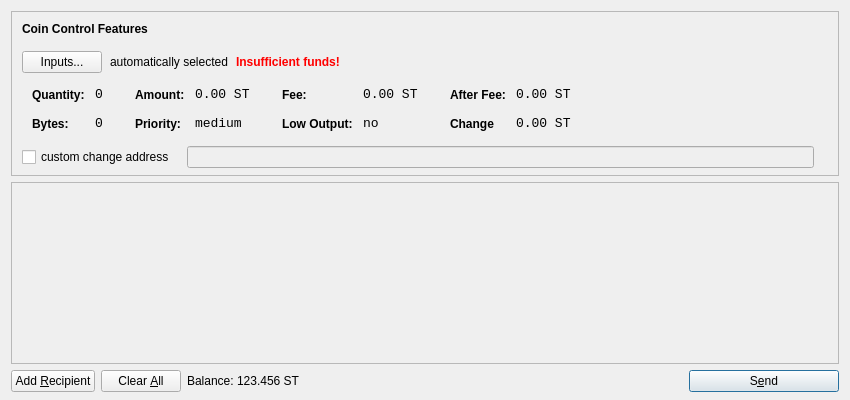
<?xml version="1.0" encoding="UTF-8"?>
<ui version="4.0">
 <class>SendCoinsDialog</class>
 <widget class="QDialog" name="SendCoinsDialog">
  <property name="geometry">
   <rect>
    <x>0</x>
    <y>0</y>
    <width>850</width>
    <height>400</height>
   </rect>
  </property>
  <property name="windowTitle">
   <string>Send Coins</string>
  </property>
  <layout class="QVBoxLayout" name="verticalLayout" stretch="0,1,0">
   <property name="bottomMargin">
    <number>8</number>
   </property>
   <item>
    <widget class="QFrame" name="frameCoinControl">
     <property name="sizePolicy">
      <sizepolicy hsizetype="Expanding" vsizetype="Expanding">
       <horstretch>0</horstretch>
       <verstretch>0</verstretch>
      </sizepolicy>
     </property>
     <property name="maximumSize">
      <size>
       <width>16777215</width>
       <height>16777215</height>
      </size>
     </property>
     <property name="frameShape">
      <enum>QFrame::StyledPanel</enum>
     </property>
     <property name="frameShadow">
      <enum>QFrame::Sunken</enum>
     </property>
     <layout class="QVBoxLayout" name="verticalLayoutCoinControl2">
      <property name="spacing">
       <number>-1</number>
      </property>
      <property name="leftMargin">
       <number>0</number>
      </property>
      <property name="topMargin">
       <number>0</number>
      </property>
      <property name="rightMargin">
       <number>0</number>
      </property>
      <property name="bottomMargin">
       <number>6</number>
      </property>
      <item>
       <layout class="QVBoxLayout" name="verticalLayoutCoinControl" stretch="0,0,0,0,1">
        <property name="spacing">
         <number>0</number>
        </property>
        <property name="leftMargin">
         <number>10</number>
        </property>
        <property name="topMargin">
         <number>10</number>
        </property>
        <item>
         <layout class="QHBoxLayout" name="horizontalLayoutCoinControl1">
          <property name="bottomMargin">
           <number>15</number>
          </property>
          <item>
           <widget class="QLabel" name="labelCoinControlFeatures">
            <property name="sizePolicy">
             <sizepolicy hsizetype="Preferred" vsizetype="Maximum">
              <horstretch>0</horstretch>
              <verstretch>0</verstretch>
             </sizepolicy>
            </property>
            <property name="font">
             <font>
              <weight>75</weight>
              <bold>true</bold>
             </font>
            </property>
            <property name="styleSheet">
             <string notr="true">font-weight:bold;</string>
            </property>
            <property name="text">
             <string>Coin Control Features</string>
            </property>
           </widget>
          </item>
         </layout>
        </item>
        <item>
         <layout class="QHBoxLayout" name="horizontalLayoutCoinControl2" stretch="0,0,0,0">
          <property name="spacing">
           <number>8</number>
          </property>
          <property name="bottomMargin">
           <number>10</number>
          </property>
          <item>
           <widget class="QPushButton" name="pushButtonCoinControl">
            <property name="styleSheet">
             <string notr="true"/>
            </property>
            <property name="text">
             <string>Inputs...</string>
            </property>
           </widget>
          </item>
          <item>
           <widget class="QLabel" name="labelCoinControlAutomaticallySelected">
            <property name="text">
             <string>automatically selected</string>
            </property>
            <property name="margin">
             <number>5</number>
            </property>
           </widget>
          </item>
          <item>
           <widget class="QLabel" name="labelCoinControlInsuffFunds">
            <property name="font">
             <font>
              <weight>75</weight>
              <bold>true</bold>
             </font>
            </property>
            <property name="styleSheet">
             <string notr="true">color:red;font-weight:bold;</string>
            </property>
            <property name="text">
             <string>Insufficient funds!</string>
            </property>
            <property name="margin">
             <number>5</number>
            </property>
           </widget>
          </item>
          <item>
           <spacer name="horizontalSpacerCoinControl">
            <property name="orientation">
             <enum>Qt::Horizontal</enum>
            </property>
            <property name="sizeHint" stdset="0">
             <size>
              <width>40</width>
              <height>1</height>
             </size>
            </property>
           </spacer>
          </item>
         </layout>
        </item>
        <item>
         <widget class="QWidget" name="widgetCoinControl" native="true">
          <property name="sizePolicy">
           <sizepolicy hsizetype="Preferred" vsizetype="Preferred">
            <horstretch>0</horstretch>
            <verstretch>0</verstretch>
           </sizepolicy>
          </property>
          <property name="minimumSize">
           <size>
            <width>0</width>
            <height>0</height>
           </size>
          </property>
          <property name="styleSheet">
           <string notr="true"/>
          </property>
          <layout class="QHBoxLayout" name="horizontalLayoutCoinControl5">
           <property name="margin">
            <number>0</number>
           </property>
           <item>
            <layout class="QHBoxLayout" name="horizontalLayoutCoinControl3" stretch="0,0,0,1">
             <property name="spacing">
              <number>20</number>
             </property>
             <property name="topMargin">
              <number>0</number>
             </property>
             <property name="bottomMargin">
              <number>10</number>
             </property>
             <item>
              <layout class="QFormLayout" name="formLayoutCoinControl1">
               <property name="horizontalSpacing">
                <number>10</number>
               </property>
               <property name="verticalSpacing">
                <number>14</number>
               </property>
               <property name="leftMargin">
                <number>10</number>
               </property>
               <property name="topMargin">
                <number>4</number>
               </property>
               <property name="rightMargin">
                <number>6</number>
               </property>
               <item row="0" column="0">
                <widget class="QLabel" name="labelCoinControlQuantityText">
                 <property name="styleSheet">
                  <string notr="true">font-weight:bold;</string>
                 </property>
                 <property name="text">
                  <string>Quantity:</string>
                 </property>
                 <property name="margin">
                  <number>0</number>
                 </property>
                </widget>
               </item>
               <item row="0" column="1">
                <widget class="QLabel" name="labelCoinControlQuantity">
                 <property name="font">
                  <font>
                   <family>Monospace</family>
                   <pointsize>10</pointsize>
                  </font>
                 </property>
                 <property name="cursor">
                  <cursorShape>IBeamCursor</cursorShape>
                 </property>
                 <property name="contextMenuPolicy">
                  <enum>Qt::ActionsContextMenu</enum>
                 </property>
                 <property name="text">
                  <string>0</string>
                 </property>
                 <property name="margin">
                  <number>0</number>
                 </property>
                 <property name="textInteractionFlags">
                  <set>Qt::LinksAccessibleByMouse|Qt::TextSelectableByKeyboard|Qt::TextSelectableByMouse</set>
                 </property>
                </widget>
               </item>
               <item row="1" column="0">
                <widget class="QLabel" name="labelCoinControlBytesText">
                 <property name="styleSheet">
                  <string notr="true">font-weight:bold;</string>
                 </property>
                 <property name="text">
                  <string>Bytes:</string>
                 </property>
                </widget>
               </item>
               <item row="1" column="1">
                <widget class="QLabel" name="labelCoinControlBytes">
                 <property name="font">
                  <font>
                   <family>Monospace</family>
                   <pointsize>10</pointsize>
                  </font>
                 </property>
                 <property name="cursor">
                  <cursorShape>IBeamCursor</cursorShape>
                 </property>
                 <property name="contextMenuPolicy">
                  <enum>Qt::ActionsContextMenu</enum>
                 </property>
                 <property name="text">
                  <string>0</string>
                 </property>
                 <property name="textInteractionFlags">
                  <set>Qt::LinksAccessibleByMouse|Qt::TextSelectableByKeyboard|Qt::TextSelectableByMouse</set>
                 </property>
                </widget>
               </item>
              </layout>
             </item>
             <item>
              <layout class="QFormLayout" name="formLayoutCoinControl2">
               <property name="horizontalSpacing">
                <number>10</number>
               </property>
               <property name="verticalSpacing">
                <number>14</number>
               </property>
               <property name="leftMargin">
                <number>6</number>
               </property>
               <property name="topMargin">
                <number>4</number>
               </property>
               <property name="rightMargin">
                <number>6</number>
               </property>
               <item row="0" column="0">
                <widget class="QLabel" name="labelCoinControlAmountText">
                 <property name="styleSheet">
                  <string notr="true">font-weight:bold;</string>
                 </property>
                 <property name="text">
                  <string>Amount:</string>
                 </property>
                 <property name="margin">
                  <number>0</number>
                 </property>
                </widget>
               </item>
               <item row="0" column="1">
                <widget class="QLabel" name="labelCoinControlAmount">
                 <property name="font">
                  <font>
                   <family>Monospace</family>
                   <pointsize>10</pointsize>
                  </font>
                 </property>
                 <property name="cursor">
                  <cursorShape>IBeamCursor</cursorShape>
                 </property>
                 <property name="contextMenuPolicy">
                  <enum>Qt::ActionsContextMenu</enum>
                 </property>
                 <property name="text">
                  <string>0.00 ST</string>
                 </property>
                 <property name="textInteractionFlags">
                  <set>Qt::LinksAccessibleByMouse|Qt::TextSelectableByKeyboard|Qt::TextSelectableByMouse</set>
                 </property>
                </widget>
               </item>
               <item row="1" column="0">
                <widget class="QLabel" name="labelCoinControlPriorityText">
                 <property name="styleSheet">
                  <string notr="true">font-weight:bold;</string>
                 </property>
                 <property name="text">
                  <string>Priority:</string>
                 </property>
                </widget>
               </item>
               <item row="1" column="1">
                <widget class="QLabel" name="labelCoinControlPriority">
                 <property name="font">
                  <font>
                   <family>Monospace</family>
                   <pointsize>10</pointsize>
                  </font>
                 </property>
                 <property name="cursor">
                  <cursorShape>IBeamCursor</cursorShape>
                 </property>
                 <property name="contextMenuPolicy">
                  <enum>Qt::ActionsContextMenu</enum>
                 </property>
                 <property name="text">
                  <string>medium</string>
                 </property>
                 <property name="textInteractionFlags">
                  <set>Qt::LinksAccessibleByMouse|Qt::TextSelectableByKeyboard|Qt::TextSelectableByMouse</set>
                 </property>
                </widget>
               </item>
              </layout>
             </item>
             <item>
              <layout class="QFormLayout" name="formLayoutCoinControl3">
               <property name="horizontalSpacing">
                <number>10</number>
               </property>
               <property name="verticalSpacing">
                <number>14</number>
               </property>
               <property name="leftMargin">
                <number>6</number>
               </property>
               <property name="topMargin">
                <number>4</number>
               </property>
               <property name="rightMargin">
                <number>6</number>
               </property>
               <item row="0" column="0">
                <widget class="QLabel" name="labelCoinControlFeeText">
                 <property name="styleSheet">
                  <string notr="true">font-weight:bold;</string>
                 </property>
                 <property name="text">
                  <string>Fee:</string>
                 </property>
                 <property name="margin">
                  <number>0</number>
                 </property>
                </widget>
               </item>
               <item row="0" column="1">
                <widget class="QLabel" name="labelCoinControlFee">
                 <property name="font">
                  <font>
                   <family>Monospace</family>
                   <pointsize>10</pointsize>
                  </font>
                 </property>
                 <property name="cursor">
                  <cursorShape>IBeamCursor</cursorShape>
                 </property>
                 <property name="contextMenuPolicy">
                  <enum>Qt::ActionsContextMenu</enum>
                 </property>
                 <property name="text">
                  <string>0.00 ST</string>
                 </property>
                 <property name="textInteractionFlags">
                  <set>Qt::LinksAccessibleByMouse|Qt::TextSelectableByKeyboard|Qt::TextSelectableByMouse</set>
                 </property>
                </widget>
               </item>
               <item row="1" column="0">
                <widget class="QLabel" name="labelCoinControlLowOutputText">
                 <property name="styleSheet">
                  <string notr="true">font-weight:bold;</string>
                 </property>
                 <property name="text">
                  <string>Low Output:</string>
                 </property>
                </widget>
               </item>
               <item row="1" column="1">
                <widget class="QLabel" name="labelCoinControlLowOutput">
                 <property name="font">
                  <font>
                   <family>Monospace</family>
                   <pointsize>10</pointsize>
                  </font>
                 </property>
                 <property name="cursor">
                  <cursorShape>IBeamCursor</cursorShape>
                 </property>
                 <property name="contextMenuPolicy">
                  <enum>Qt::ActionsContextMenu</enum>
                 </property>
                 <property name="text">
                  <string>no</string>
                 </property>
                 <property name="textInteractionFlags">
                  <set>Qt::LinksAccessibleByMouse|Qt::TextSelectableByKeyboard|Qt::TextSelectableByMouse</set>
                 </property>
                </widget>
               </item>
              </layout>
             </item>
             <item>
              <layout class="QFormLayout" name="formLayoutCoinControl4">
               <property name="horizontalSpacing">
                <number>10</number>
               </property>
               <property name="verticalSpacing">
                <number>14</number>
               </property>
               <property name="leftMargin">
                <number>6</number>
               </property>
               <property name="topMargin">
                <number>4</number>
               </property>
               <property name="rightMargin">
                <number>6</number>
               </property>
               <item row="0" column="0">
                <widget class="QLabel" name="labelCoinControlAfterFeeText">
                 <property name="styleSheet">
                  <string notr="true">font-weight:bold;</string>
                 </property>
                 <property name="text">
                  <string>After Fee:</string>
                 </property>
                 <property name="margin">
                  <number>0</number>
                 </property>
                </widget>
               </item>
               <item row="0" column="1">
                <widget class="QLabel" name="labelCoinControlAfterFee">
                 <property name="font">
                  <font>
                   <family>Monospace</family>
                   <pointsize>10</pointsize>
                  </font>
                 </property>
                 <property name="cursor">
                  <cursorShape>IBeamCursor</cursorShape>
                 </property>
                 <property name="contextMenuPolicy">
                  <enum>Qt::ActionsContextMenu</enum>
                 </property>
                 <property name="text">
                  <string>0.00 ST</string>
                 </property>
                 <property name="textInteractionFlags">
                  <set>Qt::LinksAccessibleByMouse|Qt::TextSelectableByKeyboard|Qt::TextSelectableByMouse</set>
                 </property>
                </widget>
               </item>
               <item row="1" column="0">
                <widget class="QLabel" name="labelCoinControlChangeText">
                 <property name="styleSheet">
                  <string notr="true">font-weight:bold;</string>
                 </property>
                 <property name="text">
                  <string>Change</string>
                 </property>
                </widget>
               </item>
               <item row="1" column="1">
                <widget class="QLabel" name="labelCoinControlChange">
                 <property name="font">
                  <font>
                   <family>Monospace</family>
                   <pointsize>10</pointsize>
                  </font>
                 </property>
                 <property name="cursor">
                  <cursorShape>IBeamCursor</cursorShape>
                 </property>
                 <property name="contextMenuPolicy">
                  <enum>Qt::ActionsContextMenu</enum>
                 </property>
                 <property name="text">
                  <string>0.00 ST</string>
                 </property>
                 <property name="textInteractionFlags">
                  <set>Qt::LinksAccessibleByMouse|Qt::TextSelectableByKeyboard|Qt::TextSelectableByMouse</set>
                 </property>
                </widget>
               </item>
              </layout>
             </item>
            </layout>
           </item>
          </layout>
         </widget>
        </item>
        <item>
         <layout class="QHBoxLayout" name="horizontalLayoutCoinControl4" stretch="0,0,0">
          <property name="spacing">
           <number>12</number>
          </property>
          <property name="sizeConstraint">
           <enum>QLayout::SetDefaultConstraint</enum>
          </property>
          <property name="topMargin">
           <number>5</number>
          </property>
          <property name="rightMargin">
           <number>5</number>
          </property>
          <item>
           <widget class="QCheckBox" name="checkBoxCoinControlChange">
            <property name="text">
             <string>custom change address</string>
            </property>
           </widget>
          </item>
          <item>
           <widget class="QLineEdit" name="lineEditCoinControlChange">
            <property name="enabled">
             <bool>false</bool>
            </property>
            <property name="sizePolicy">
             <sizepolicy hsizetype="Expanding" vsizetype="Fixed">
              <horstretch>0</horstretch>
              <verstretch>0</verstretch>
             </sizepolicy>
            </property>
           </widget>
          </item>
          <item>
           <widget class="QLabel" name="labelCoinControlChangeLabel">
            <property name="sizePolicy">
             <sizepolicy hsizetype="Preferred" vsizetype="Expanding">
              <horstretch>0</horstretch>
              <verstretch>0</verstretch>
             </sizepolicy>
            </property>
            <property name="minimumSize">
             <size>
              <width>0</width>
              <height>0</height>
             </size>
            </property>
            <property name="text">
             <string/>
            </property>
            <property name="margin">
             <number>3</number>
            </property>
           </widget>
          </item>
         </layout>
        </item>
        <item>
         <spacer name="verticalSpacerCoinControl">
          <property name="orientation">
           <enum>Qt::Vertical</enum>
          </property>
          <property name="sizeHint" stdset="0">
           <size>
            <width>800</width>
            <height>1</height>
           </size>
          </property>
         </spacer>
        </item>
       </layout>
      </item>
     </layout>
    </widget>
   </item>
   <item>
    <widget class="QScrollArea" name="scrollArea">
     <property name="widgetResizable">
      <bool>true</bool>
     </property>
     <widget class="QWidget" name="scrollAreaWidgetContents">
      <property name="geometry">
       <rect>
        <x>0</x>
        <y>0</y>
        <width>830</width>
        <height>165</height>
       </rect>
      </property>
      <layout class="QVBoxLayout" name="verticalLayout_2">
       <property name="margin">
        <number>0</number>
       </property>
       <item>
        <layout class="QVBoxLayout" name="entries">
         <property name="spacing">
          <number>6</number>
         </property>
        </layout>
       </item>
       <item>
        <spacer name="verticalSpacer">
         <property name="orientation">
          <enum>Qt::Vertical</enum>
         </property>
         <property name="sizeHint" stdset="0">
          <size>
           <width>20</width>
           <height>40</height>
          </size>
         </property>
        </spacer>
       </item>
      </layout>
     </widget>
    </widget>
   </item>
   <item>
    <layout class="QHBoxLayout" name="horizontalLayout">
     <item>
      <widget class="QPushButton" name="addButton">
       <property name="toolTip">
        <string>Send to multiple recipients at once</string>
       </property>
       <property name="text">
        <string>Add &amp;Recipient</string>
       </property>
       <property name="icon">
        <iconset resource="../bitcoin.qrc">
         <normaloff>:/icons/add</normaloff>:/icons/add</iconset>
       </property>
       <property name="autoDefault">
        <bool>false</bool>
       </property>
      </widget>
     </item>
     <item>
      <widget class="QPushButton" name="clearButton">
       <property name="sizePolicy">
        <sizepolicy hsizetype="Minimum" vsizetype="Fixed">
         <horstretch>0</horstretch>
         <verstretch>0</verstretch>
        </sizepolicy>
       </property>
       <property name="toolTip">
        <string>Remove all transaction fields</string>
       </property>
       <property name="text">
        <string>Clear &amp;All</string>
       </property>
       <property name="icon">
        <iconset resource="../bitcoin.qrc">
         <normaloff>:/icons/remove</normaloff>:/icons/remove</iconset>
       </property>
       <property name="autoRepeatDelay">
        <number>300</number>
       </property>
       <property name="autoDefault">
        <bool>false</bool>
       </property>
      </widget>
     </item>
     <item>
      <layout class="QHBoxLayout" name="horizontalLayout_2">
       <property name="spacing">
        <number>3</number>
       </property>
       <item>
        <widget class="QLabel" name="label">
         <property name="sizePolicy">
          <sizepolicy hsizetype="Preferred" vsizetype="Fixed">
           <horstretch>0</horstretch>
           <verstretch>0</verstretch>
          </sizepolicy>
         </property>
         <property name="text">
          <string>Balance:</string>
         </property>
        </widget>
       </item>
       <item>
        <widget class="QLabel" name="labelBalance">
         <property name="sizePolicy">
          <sizepolicy hsizetype="Preferred" vsizetype="Fixed">
           <horstretch>0</horstretch>
           <verstretch>0</verstretch>
          </sizepolicy>
         </property>
         <property name="cursor">
          <cursorShape>IBeamCursor</cursorShape>
         </property>
         <property name="text">
          <string>123.456 ST</string>
         </property>
         <property name="textInteractionFlags">
          <set>Qt::LinksAccessibleByMouse|Qt::TextSelectableByKeyboard|Qt::TextSelectableByMouse</set>
         </property>
        </widget>
       </item>
      </layout>
     </item>
     <item>
      <spacer name="horizontalSpacer">
       <property name="orientation">
        <enum>Qt::Horizontal</enum>
       </property>
       <property name="sizeHint" stdset="0">
        <size>
         <width>40</width>
         <height>20</height>
        </size>
       </property>
      </spacer>
     </item>
     <item>
      <widget class="QPushButton" name="sendButton">
       <property name="minimumSize">
        <size>
         <width>150</width>
         <height>0</height>
        </size>
       </property>
       <property name="toolTip">
        <string>Confirm the send action</string>
       </property>
       <property name="text">
        <string>S&amp;end</string>
       </property>
       <property name="icon">
        <iconset resource="../bitcoin.qrc">
         <normaloff>:/icons/send</normaloff>:/icons/send</iconset>
       </property>
       <property name="default">
        <bool>true</bool>
       </property>
      </widget>
     </item>
    </layout>
   </item>
  </layout>
 </widget>
 <resources>
  <include location="../bitcoin.qrc"/>
 </resources>
 <connections/>
</ui>
